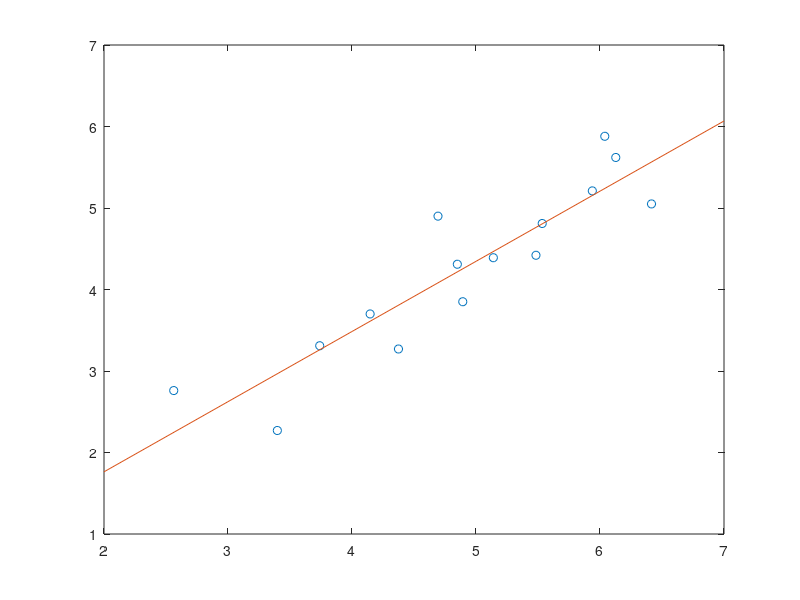

Recreate this plot in MATLAB.
clear all;clc;
p_pri=[341948,1092759,5491,49375,1340000,365,2500,78200,867023,14000,23700,70700,304500,138000,2602000];
p=sort(p_pri);
v=[2.76,2.27,3.31,3.70,3.27,4.90,4.31,3.85,4.39,4.42,4.81,5.21,5.88,5.62,5.05];
x=log10(p);
y=v;
m=polyfit(x,y,1);
a=2:7;
b=m(1)*a+m(2);
y_pre=m(1)*x+m(2);
v_pre=y_pre;
mean(abs(v-v_pre))
plot(x,y,'o');
hold on;
plot(a,b);